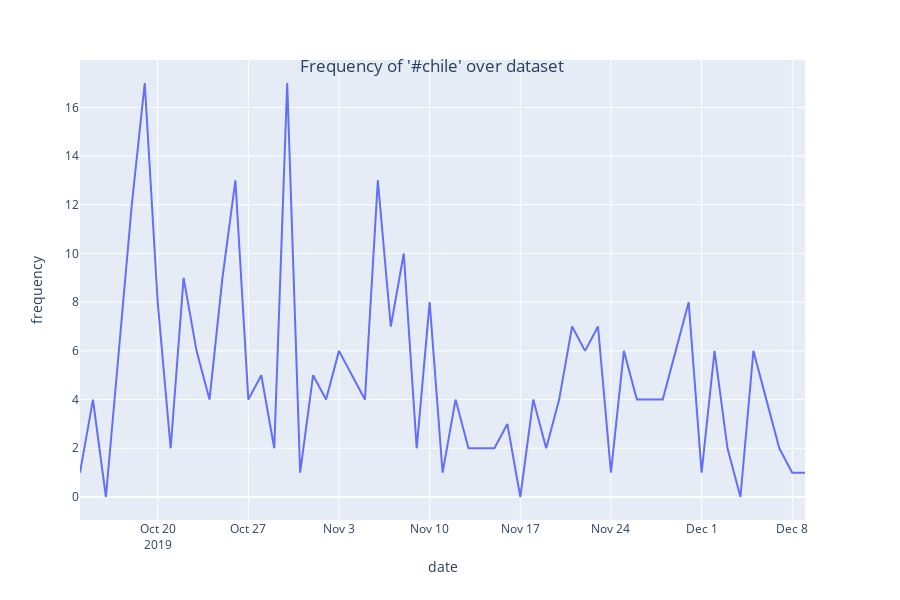

Notebook source saved alongside this figure:
### Code cell
fig = px.line(tagdistrib('#chile'), x='date', y='frequency')
fig.update_layout(
    title={
        'text': "Frequency of '#chile' over dataset",
        'y':0.9,
        'x':0.48,
        'xanchor': 'center',
        'yanchor': 'top'})
fig.show()

### Figure 1 — Plotly figure (JSON) as saved in the notebook; plotly's stock layout.template omitted (floating-point values rounded to 4 significant figures)
{"data": [{"hoverlabel": {"namelength": 0}, "hovertemplate": "date=%{x}<br>frequency=%{y}", "legendgroup": "", "line": {"color": "#636efa", "dash": "solid"}, "mode": "lines", "name": "", "showlegend": false, "type": "scatter", "x": ["2019-10-14", "2019-10-15", "2019-10-16", "2019-10-17", "2019-10-18", "2019-10-19", "2019-10-20", "2019-10-21", "2019-10-22", "2019-10-23", "2019-10-24", "2019-10-25", "2019-10-26", "2019-10-27", "2019-10-28", "2019-10-29", "2019-10-30", "2019-10-31", "2019-11-01", "2019-11-02", "2019-11-03", "2019-11-04", "2019-11-05", "2019-11-06", "2019-11-07", "2019-11-08", "2019-11-09", "2019-11-10", "2019-11-11", "2019-11-12", "2019-11-13", "2019-11-14", "2019-11-15", "2019-11-16", "2019-11-17", "2019-11-18", "2019-11-19", "2019-11-20", "2019-11-21", "2019-11-22", "2019-11-23", "2019-11-24", "2019-11-25", "2019-11-26", "2019-11-27", "2019-11-28", "2019-11-29", "2019-11-30", "2019-12-01", "2019-12-02", "2019-12-03", "2019-12-04", "2019-12-05", "2019-12-06", "2019-12-07", "2019-12-08", "2019-12-09"], "xaxis": "x", "y": [1, 4, 0, 6, 12, 17, 8, 2, 9, 6, 4, 9, 13, 4, 5, 2, 17, 1, 5, 4, 6, 5, 4, 13, 7, 10, 2, 8, 1, 4, 2, 2, 2, 3, 0, 4, 2, 4, 7, 6, 7, 1, 6, 4, 4, 4, 6, 8, 1, 6, 2, 0, 6, 4, 2, 1, 1], "yaxis": "y"}], "layout": {"height": 600, "legend": {"tracegroupgap": 0}, "margin": {"t": 60}, "title": {"text": "Frequency of '#chile' over dataset", "x": 0.48, "xanchor": "center", "y": 0.9, "yanchor": "top"}, "xaxis": {"anchor": "y", "domain": [0, 0.98], "title": {"text": "date"}}, "yaxis": {"anchor": "x", "domain": [0, 1], "title": {"text": "frequency"}}}}
